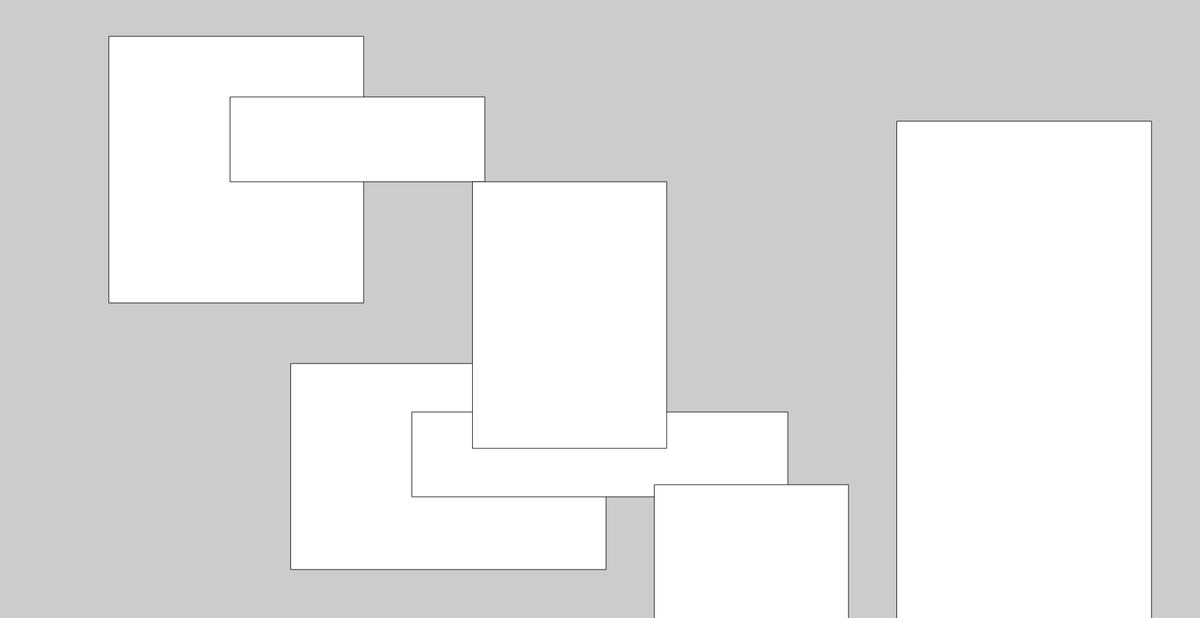
Frame 1 (no input)
Frame 60 (no input): identical to frame 1, image omitted
Frame 120 (the mouse pressed at the canvas centre since frame 60): identical to frame 1, image omitted

The p5.js sketch that drew this single still picture (run headless with seeded random() and noise() and a simulated clock; from frame 60 on, the mouse is pressed at the canvas centre):

// p5.js sketch
// ── sketch.js
function setup() {
    createCanvas(1980, 1020);
}

function draw() {
    //  Create a Rectangle:
    background(204);
    rect(180, 60, 420, 440);
    rect(380, 160, 420, 140);
    rect(480, 600, 520, 340);
    rect(680, 680, 620, 140);
    rect(1080, 800, 320, 440);
    rect(1480, 200, 420, 1740);
    rect(780, 300, 320, 440);


}
